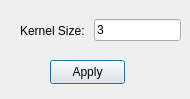
<?xml version="1.0" encoding="UTF-8"?>
<ui version="4.0">
 <class>MedianBlurDialog</class>
 <widget class="QDialog" name="MedianBlurDialog">
  <property name="geometry">
   <rect>
    <x>0</x>
    <y>0</y>
    <width>190</width>
    <height>99</height>
   </rect>
  </property>
  <property name="windowTitle">
   <string>Dialog</string>
  </property>
  <widget class="QPushButton" name="pushButton">
   <property name="geometry">
    <rect>
     <x>50</x>
     <y>60</y>
     <width>75</width>
     <height>24</height>
    </rect>
   </property>
   <property name="text">
    <string>Apply</string>
   </property>
  </widget>
  <widget class="QWidget" name="">
   <property name="geometry">
    <rect>
     <x>20</x>
     <y>10</y>
     <width>161</width>
     <height>41</height>
    </rect>
   </property>
   <layout class="QHBoxLayout" name="horizontalLayout">
    <item>
     <widget class="QLabel" name="label">
      <property name="text">
       <string>Kernel Size: </string>
      </property>
     </widget>
    </item>
    <item>
     <widget class="QLineEdit" name="kernelSizeLineEdit">
      <property name="text">
       <string>3</string>
      </property>
     </widget>
    </item>
   </layout>
  </widget>
 </widget>
 <resources/>
 <connections/>
</ui>
